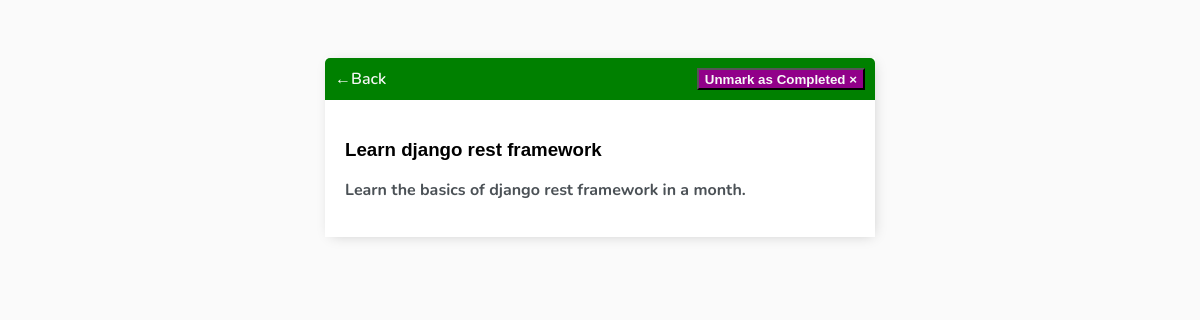
The page /task/2/ on the database its author committed.
### tasks/models.py (models this page shows, shortened)
class Task(models.Model):
    user = models.ForeignKey(User, on_delete=models.CASCADE)
    title = models.CharField(max_length=100)
    description = models.TextField(null=True, blank=True)
    task_completed = models.BooleanField(default=False)
    class Meta:
        ordering = ['task_completed']

### tasks/views.py (the view)
# urls.py: path('task/<int:pk>/', TaskDetails.as_view(), name="task-details"),
class TaskDetails(DetailView):
    model = Task
    context_object_name = 'task'
    template_name = 'tasks/task_details.html'

### tasks/templates/tasks/task_details.html
{% extends 'tasks/index.html' %}
{% block content %}
<div class="view-header-bar">
    <a href="{% url 'tasks' %}">&#8592;Back</a>
    {% if task.task_completed %}
        <button id="done-btn"><a href="{% url 'task-status' task.id %}">Unmark as Completed &#215;</a></button>
    {% else %}
        <button id="done-btn"><a href="{% url 'task-status' task.id %}">Mark as Completed &#10004;</a></button>
    {% endif %}
</div>
<div class="card-body">
    <h3>{{task.title}}</h3>
    <p><strong>{{task.description}}</strong></p>
 </div>
{% endblock content %}

### tasks/static/tasks/styles/base.css (style rules this page uses)
body { background-color: #fafafa; font-family: "Nunito", sans-serif; padding-top: 50px; }
h1, h2, h3, h4, h5, h6 { font-family: "Raleway", sans-serif; }
a, p { color: #4b5156; }
a { font-weight: 600; }
.login-header-bar, .signup-header-bar, .view-header-bar { display: flex; justify-content: space-between; color: #fff; padding: 10px; border-radius: 5px 5px 0 0; background: green; }
.view-header-bar a { color: rgb(247, 247, 247); text-decoration: none; }
::placeholder { font-weight: 300; opacity: 0.5; }
.card-body { padding: 20px; }
#done-btn { background-color: #910089; }

### rows shown on the page
Task: title "Learn django rest framework", description "Learn the basics of django rest framework in a month."
